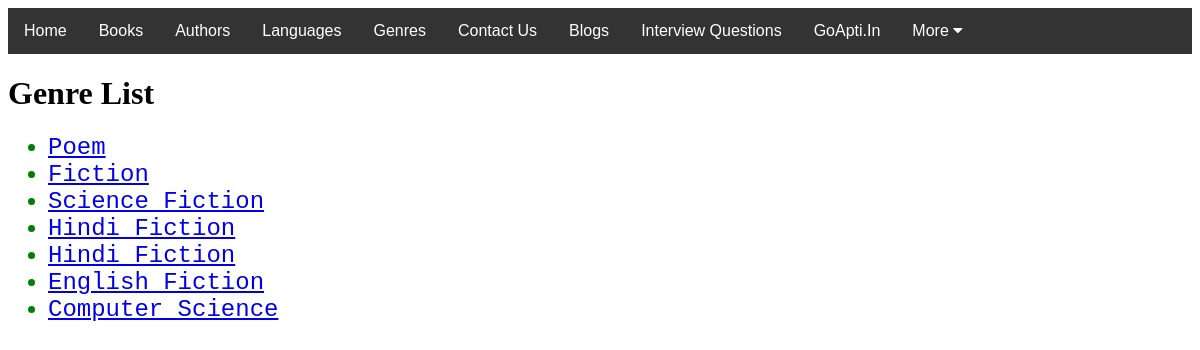
/catalog/genre/, run on the app's committed database.
### catalog/models.py (models this page shows)
class Genre(models.Model):
    name = models.CharField(max_length=200, help_text='Enter a book genre (e.g Science Fiction)')
    def __str__(self):
        return self.name
    def get_absolute_url(self):
        return reverse('genre',)

### catalog/views.py (the view)
# urls.py: path('genre/', views.GenreListView.as_view(), name = 'genre'),
class GenreListView(generic.ListView):                                                                # Genres List View
    model = Genre
    paginate_by = 10

### catalog/templates/catalog/genre_list.html
{% extends "base_generic.html" %}
{% block content %}
  <h1>Genre List</h1>
  {% if genre_list %}
  <ul>
    {% for genre in genre_list %}
      <li style="color: green; font-family: courier; font-size: 150%;">
        <a href="{{ genre.get_absolute_url }}">{{ genre }}</a>
      </li>
    {% endfor %}
  </ul>
  {% else %}
    <p>There is nothing to show about in the library.</p>
  {% endif %}
{% endblock %}

### data on the page
Genre: name "Poem"
Genre: name "Fiction"
Genre: name "Science Fiction"
Genre: name "Hindi Fiction"
Genre: name "Hindi Fiction"
Genre: name "English Fiction"
Genre: name "Computer Science"
